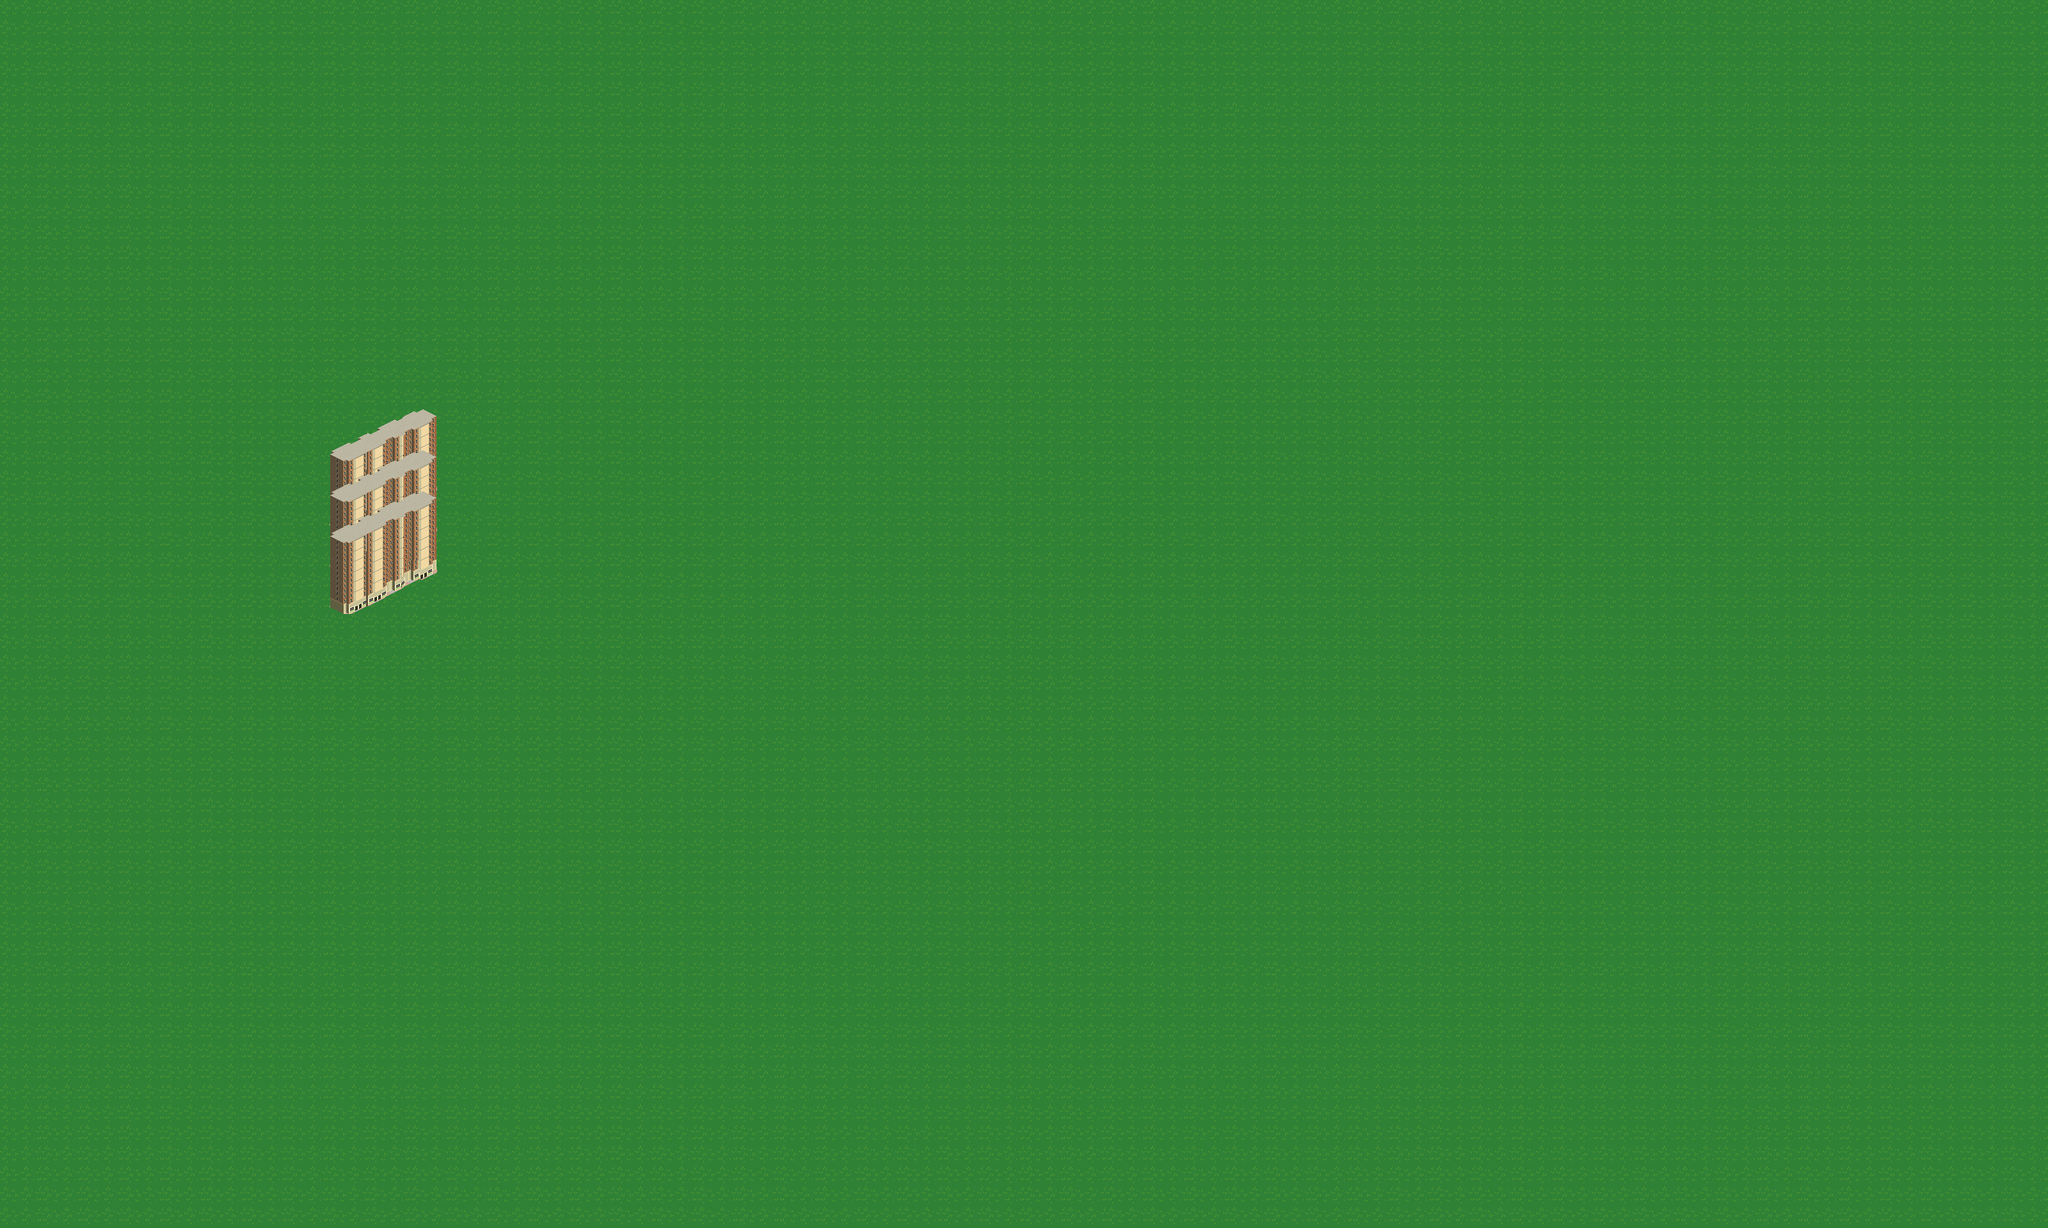

A level layout from a 2D game, rendered from its tile map. Below: a short description, then the map file with tile-grid data replaced by summaries:
An orthogonal 50x30 tile map with 64x64 px tiles, 4 tile layers (Grass, Buildings1, Buildings2, Buildings3) and 14 objects (10x wall, Player).

<map version="1.0" orientation="orthogonal" renderorder="right-down" width="50" height="30" tilewidth="64" tileheight="64" nextobjectid="59">
 <tileset firstgid="1" name="part1" tilewidth="64" tileheight="64" tilecount="143" columns="13">
  <image source="../img/part1.png" width="847" height="763" />
 </tileset>
 <layer name="Grass" width="50" height="30">
  <data>[1500 cells, 1500 non-empty, 1 distinct tile ids]</data>
 </layer>
 <layer name="Buildings1" width="50" height="30">
  <data>[1500 cells, 9 non-empty, 9 distinct tile ids]</data>
 </layer>
 <layer name="Buildings2" width="50" height="30">
  <data>[1500 cells, 9 non-empty, 9 distinct tile ids]</data>
 </layer>
 <layer name="Buildings3" width="50" height="30">
  <data>[1500 cells, 9 non-empty, 9 distinct tile ids]</data>
 </layer>
 <objectgroup name="Obstacles" offsetx="0.666667" offsety="1.33333">
  <object id="28" name="Player" x="342.242" y="915.394" />
  <object id="30" x="516.333" y="703.667">
   <polyline points="0,0 143,-66 165,-53 19,18 3,3" />
  </object>
  <object id="31" name="wall" x="515.333" y="895.333" width="39.6667" height="51.6667" />
  <object id="32" x="528" y="948" width="23.3333" height="8.66667" />
  <object id="33" name="wall" x="555.667" y="896" width="20" height="49.3333" />
  <object id="34" name="wall" x="576.667" y="895" width="22.6667" height="38.3333" />
  <object id="35" name="wall" x="600" y="895.667" width="20" height="28" />
  <object id="36" name="wall" x="621.333" y="895.667" width="14.3333" height="18" />
  <object id="40" x="641" y="899.667" width="0.333333" height="0.333333" />
  <object id="50" name="wall" x="636.021" y="896.229" width="9.4375" height="12.375" />
  <object id="51" name="wall" x="646.271" y="896.417" width="11.125" height="7.3125" />
  <object id="52" name="wall" x="659.083" y="896.354" width="16.25" height="0.75" />
  <object id="56" name="wall" x="515" y="875.333" width="167" height="20" />
  <object id="58" name="wall" x="-55.2121" y="-46.7879" width="1918.18" height="330.303" />
 </objectgroup>
</map>